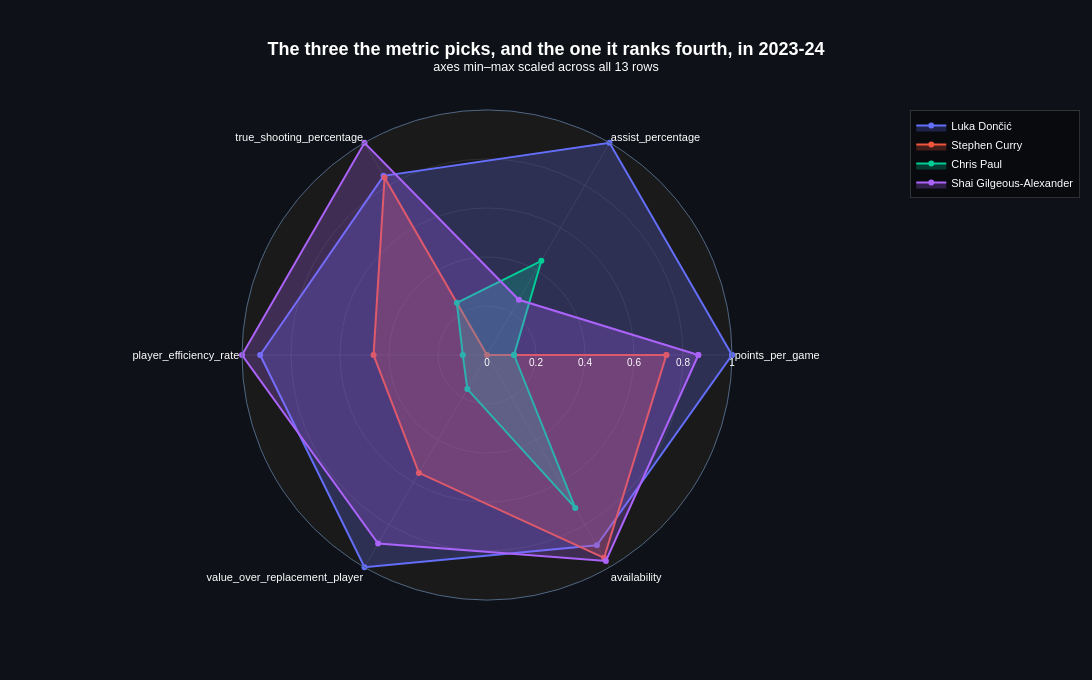

The cell this chart's notebook holds for it:
### Markdown cell above
Ten of the thirteen declined, which on its own is unremarkable. A player reaches
an MVP ballot in his best seasons, so any later season is being measured against
his own peak.

The size of the drop is what separates them, and two names fall through the
floor. Chris Paul lost 6.6 points of PER, from 21.3 across his ballot seasons to
14.7 in 2023-24, which is below the league average of 15.0. He was 38, played 58
games and scored 9.2 a game. Derrick Rose is worse at 13.1, from 24 games at the
age of 35. Both are on the client's list, and Paul is third on it.

The recency column in the table above says the same thing more bluntly. Paul's
last point-guard ballot appearance was 2021-22, already two seasons stale by the
time the club is buying. Rose's was 2020-21, and so were the last appearances of
five other candidates. The metric counts appearances and never asks when they
happened.

Three players improved, all by 1.1 points of PER: Gilgeous-Alexander, Dončić and
Jalen Brunson. They are also the only three whose most recent ballot appearance
is 2023-24, the season that has just finished.

### Code cell
RADAR_METRICS = ["points_per_game", "assist_percentage",
                 "true_shooting_percentage", "player_efficiency_rate",
                 "value_over_replacement_player", "availability"]

radar_plot(
    latest[latest["season"] == 2024],
    category_col="player_name",
    value_cols=RADAR_METRICS,
    entities=["Luka Dončić", "Stephen Curry", "Chris Paul",
              "Shai Gilgeous-Alexander"],
    title="The three the metric picks, and the one it ranks fourth, in 2023-24",
    height=680,
)

### Figure 1 — Plotly figure (JSON) as saved in the notebook; plotly's stock layout.template omitted (floating-point values rounded to 4 significant figures)
{"data": [{"customdata": [33.86, 44.3, 0.617, 28.1, 8.0, 0.8537, 33.86], "fill": "toself", "fillcolor": "rgba(99,110,250,0.25)", "hovertemplate": "%{theta}: %{customdata:.3g}<extra>%{fullData.name}</extra>", "line": {"color": "#636EFA", "width": 2}, "marker": {"color": "#636EFA", "size": 6}, "mode": "lines+markers", "name": "Luka Dončić", "r": [1.0, 1.0, 0.8443, 0.9259, 1.0, 0.8971, 1.0], "theta": ["points_per_game", "assist_percentage", "true_shooting_percentage", "player_efficiency_rate", "value_over_replacement_player", "availability", "points_per_game"], "type": "scatterpolar"}, {"customdata": [26.43, 24.7, 0.616, 20.6, 4.4, 0.9024, 26.43], "fill": "toself", "fillcolor": "rgba(239,85,59,0.25)", "hovertemplate": "%{theta}: %{customdata:.3g}<extra>%{fullData.name}</extra>", "line": {"color": "#EF553B", "width": 2}, "marker": {"color": "#EF553B", "size": 6}, "mode": "lines+markers", "name": "Stephen Curry", "r": [0.7321, 0.0, 0.8361, 0.463, 0.5556, 0.9559, 0.7321], "theta": ["points_per_game", "assist_percentage", "true_shooting_percentage", "player_efficiency_rate", "value_over_replacement_player", "availability", "points_per_game"], "type": "scatterpolar"}, {"customdata": [9.19, 33.4, 0.544, 14.7, 1.2, 0.7073, 9.19], "fill": "toself", "fillcolor": "rgba(0,204,150,0.25)", "hovertemplate": "%{theta}: %{customdata:.3g}<extra>%{fullData.name}</extra>", "line": {"color": "#00CC96", "width": 2}, "marker": {"color": "#00CC96", "size": 6}, "mode": "lines+markers", "name": "Chris Paul", "r": [0.1103, 0.4439, 0.2459, 0.09877, 0.1605, 0.7206, 0.1103], "theta": ["points_per_game", "assist_percentage", "true_shooting_percentage", "player_efficiency_rate", "value_over_replacement_player", "availability", "points_per_game"], "type": "scatterpolar"}, {"customdata": [30.05, 29.8, 0.636, 29.3, 7.1, 0.9146, 30.05], "fill": "toself", "fillcolor": "rgba(171,99,250,0.25)", "hovertemplate": "%{theta}: %{customdata:.3g}<extra>%{fullData.name}</extra>", "line": {"color": "#AB63FA", "width": 2}, "marker": {"color": "#AB63FA", "size": 6}, "mode": "lines+markers", "name": "Shai Gilgeous-Alexander", "r": [0.8626, 0.2602, 1.0, 1.0, 0.8889, 0.9706, 0.8626], "theta": ["points_per_game", "assist_percentage", "true_shooting_percentage", "player_efficiency_rate", "value_over_replacement_player", "availability", "points_per_game"], "type": "scatterpolar"}], "layout": {"font": {"color": "white", "family": "Arial"}, "height": 680, "legend": {"bgcolor": "rgba(0,0,0,0.4)", "bordercolor": "rgba(255,255,255,0.15)", "borderwidth": 1, "font": {"color": "white", "size": 11}}, "margin": {"b": 80, "l": 80, "r": 80, "t": 110}, "paper_bgcolor": "#0e1117", "plot_bgcolor": "#1a1a1a", "polar": {"angularaxis": {"gridcolor": "rgba(128,128,128,0.2)", "tickfont": {"color": "white", "size": 11}}, "bgcolor": "#1a1a1a", "radialaxis": {"gridcolor": "rgba(128,128,128,0.2)", "range": [0, 1], "showline": false, "tickfont": {"color": "white", "size": 10}}}, "title": {"font": {"color": "white", "family": "Arial", "size": 18}, "text": "<b>The three the metric picks, and the one it ranks fourth, in 2023-24</b><br><sup>axes min–max scaled across all 13 rows</sup>", "x": 0.5, "xanchor": "center"}, "width": 1400}}
